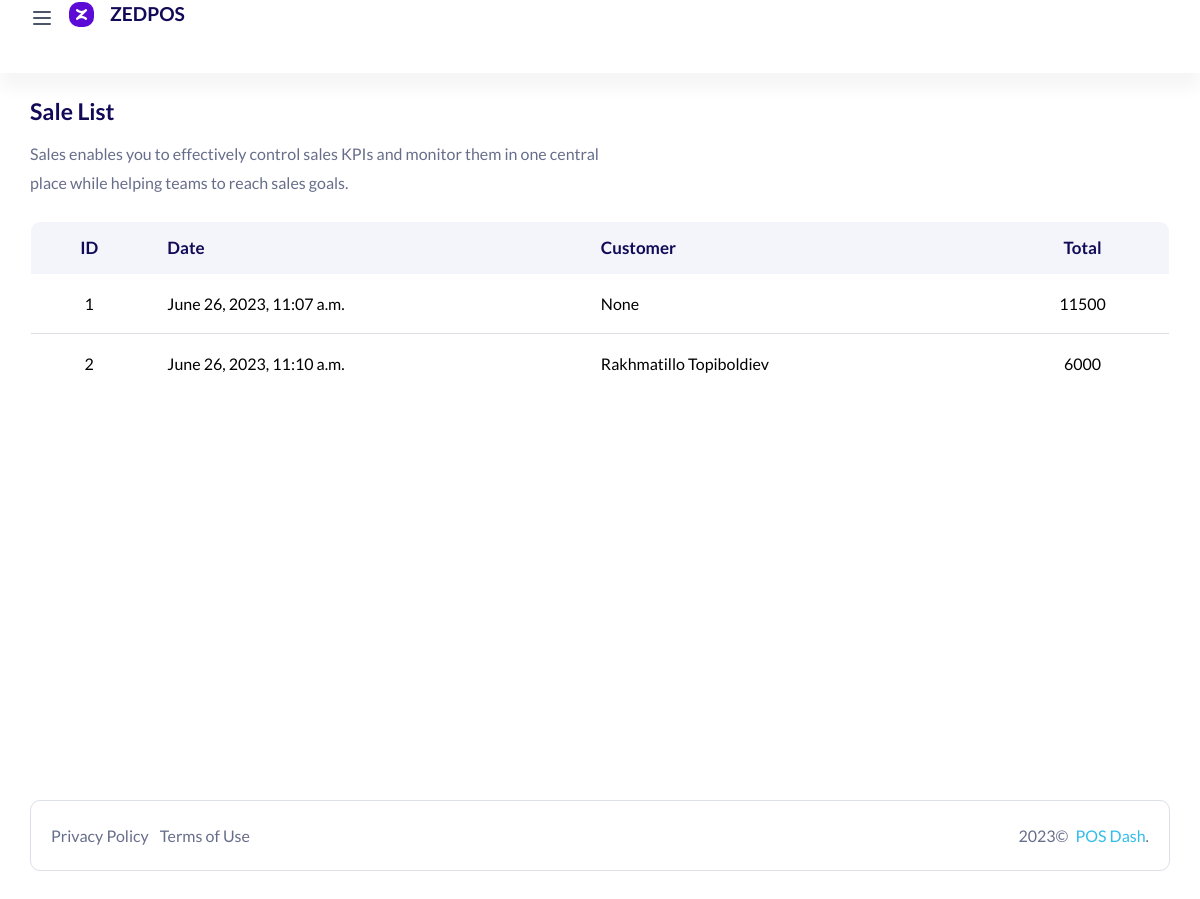
Page /sale/list/ on the earlier database version.
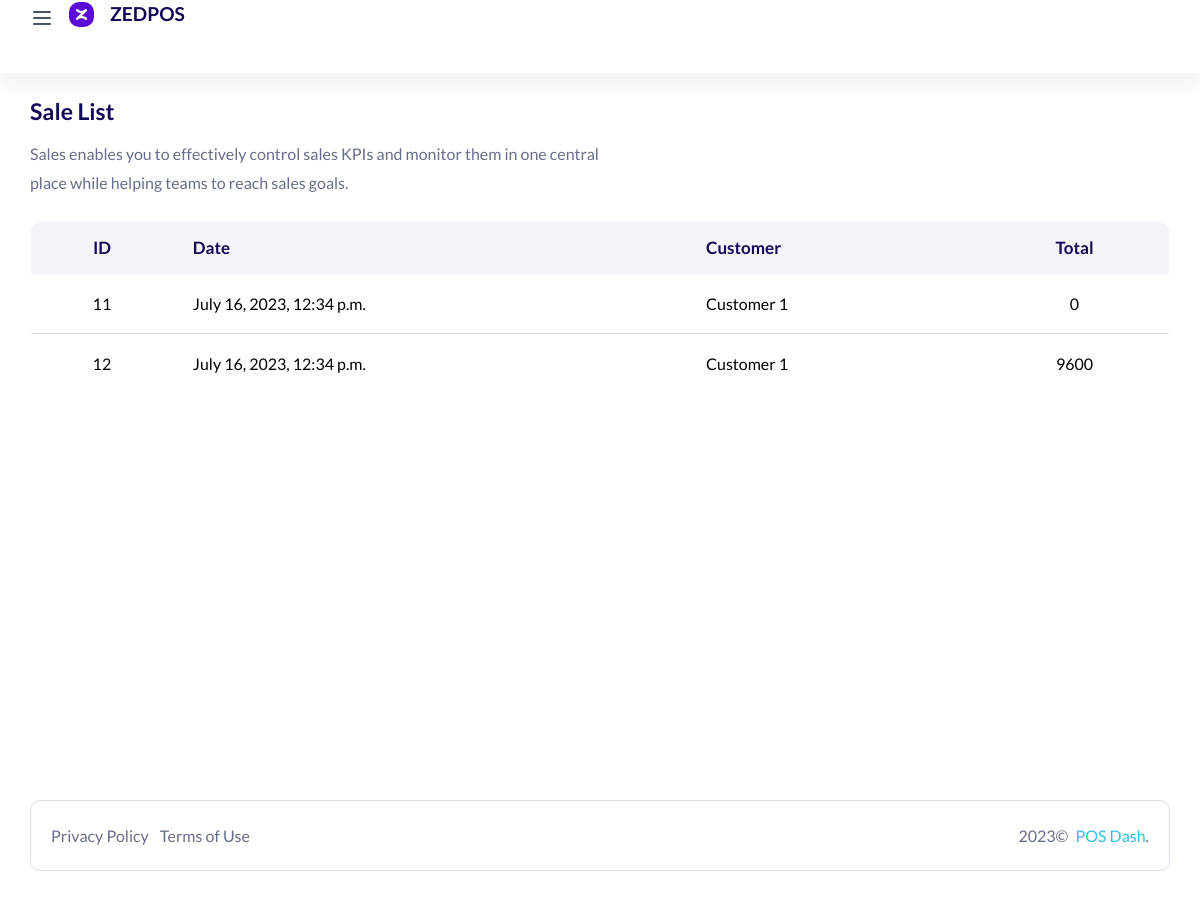
Same page on the later database version.
### sell/models.py (models this page shows, shortened)
class Sell(models.Model):
    client = models.ForeignKey(Client, on_delete=models.SET_NULL, null=True, blank=True)
    time = models.DateTimeField()
    description = models.TextField(null=True, blank=True)
    discount = models.IntegerField(null=True, default=0)
    checkout = models.BooleanField(null=True, blank=True)
    total_price = models.IntegerField(null=True, blank=True)

### clients/models.py (models this page shows)
class Client(models.Model):
    first_name = models.CharField(("First name"), max_length=50)
    last_name = models.CharField(("Last name"), max_length=50)
    p_num = models.CharField(("Phone number"), max_length=20)
    debt = models.IntegerField(("Debt"), null=True, blank=True, default=0)
    def __str__(self):
        return f'{self.first_name} {self.last_name}'

### sell/views.py (the view)
# urls.py: path('list/', sale_list),
def sale_list(request):
    for sell in Sell.objects.all().order_by('id'):
        SellItem.objects.filter(sell_id_id=sell.id)
    data = {
        "sales": Sell.objects.all().order_by('id'),
    }
    return render(request, "sale/page-list-sale.html", data)

### templates/sale/page-list-sale.html (shortened to what this page needs)
<!doctype html>
{% load static %}
<html lang="en">
  <head>
      <link rel="stylesheet" href="{% static 'assets/css/backend-plugin.min.css' %}">
      <link rel="stylesheet" href="{% static 'assets/css/backend.css' %}">
      <link rel="stylesheet" href="{% static 'assets/css/css.css' %}">
      <link rel="stylesheet" href="{% static 'assets/vendor/@fortawesome/fontawesome-free/css/all.min.css' %}">
      <link rel="stylesheet" href="{% static 'assets/vendor/line-awesome/dist/line-awesome/css/line-awesome.min.css' %}">
      <link rel="stylesheet" href="{% static 'assets/vendor/remixicon/fonts/remixicon.css' %}">  </head>
  <body class="  ">
    <div class="wrapper">
        <div class="iq-top-navbar">
          <div class="iq-navbar-custom">
              <nav class="navbar navbar-expand-lg navbar-light p-0">
                  <div class="iq-navbar-logo d-flex align-items-center justify-content-between">
                      <i class=" wrapper-menu"><?xml version="1.0" ?><svg fill="none" height="24" viewBox="0 0 24 24" width="24" xmlns="http://www.w3.org/2000/svg"><path d="M4 6H20M4 12H20M4 18H20" stroke="#4A5568" stroke-linecap="round" stroke-linejoin="round" stroke-width="2"/></svg></i>
                      <a href="#" class="header-logo">
                          <img src="{% static 'zed.png' %}" class="img-fluid rounded-normal" alt="logo">
                          <h5 class="logo-title ml-3">ZEDPOS</h5>
                      </a>
                  </div>
              </nav>
          </div>
      </div>
        <div class="content-page">
     <div class="container-fluid">
        <div class="row">
            <div class="col-lg-12">
                <div class="d-flex flex-wrap align-items-center justify-content-between mb-4">
                    <div>
                        <h4 class="mb-3">Sale List</h4>
                        <p class="mb-0">Sales enables you to effectively control sales KPIs and monitor them in one central<br>
                         place while helping teams to reach sales goals. </p>
                    </div>
                </div>
            </div>
            <div class="col-lg-12">
                <div class="table-responsive rounded mb-3">
                <table class="data-table table mb-0 tbl-server-info">
                    <thead class="bg-white text-uppercase">
                        <tr class="ligth ligth-data">
                            <th>ID</th>
                            <th>Date</th>
                            <th>Customer</th>
                            <th>Total</th>
                        </tr>
                    </thead>
                        <tbody class="ligth-body">
                        {% for s in sales %}
                            <tr>
                                <td><a href="/sale/{{ s.id }}/items/" style="color: black;">{{ s.id }}</a></td>
                                <td><a href="/sale/{{ s.id }}/items/" style="color: black;">{{ s.time }}</a></td>
                                <td><a href="/sale/{{ s.id }}/items/" style="color: black;">{{ s.client }}</a></td>
                                <td><a href="/sale/{{ s.id }}/items/" style="color: black;">{{ s.total_price }}</a></td>
                            </tr>
                        {% endfor %}
                    </tbody>
                </table>
                </div>
            </div>
        </div>
    </div>
      </div>
    </div>
    <footer class="iq-footer">
            <div class="container-fluid">
            <div class="card">
                <div class="card-body">
                    <div class="row">
                        <div class="col-lg-6">
                            <ul class="list-inline mb-0">
                                <li class="list-inline-item"><a href="privacy-policy.html">Privacy Policy</a></li>
                                <li class="list-inline-item"><a href="terms-of-service.html">Terms of Use</a></li>
                            </ul>
                        </div>
                        <div class="col-lg-6 text-right">
                            <span class="mr-1"><script>document.write(new Date().getFullYear())</script>©</span> <a href="#" class="">POS Dash</a>.
                        </div>
                    </div>
                </div>
            </div>
        </div>
    </footer>
  </body>
</html>

Differences in the rows shown:
removed Sell: id "1", time "June 26, 2023, 11:07 a.m.", client "None", total_price "11500"
removed Sell: id "2", time "June 26, 2023, 11:10 a.m.", client "Rakhmatillo Topiboldiev", total_price "6000"
added Sell: id "11", time "July 16, 2023, 12:34 p.m.", client "Customer 1", total_price "0"
added Sell: id "12", time "July 16, 2023, 12:34 p.m.", client "Customer 1", total_price "9600"
